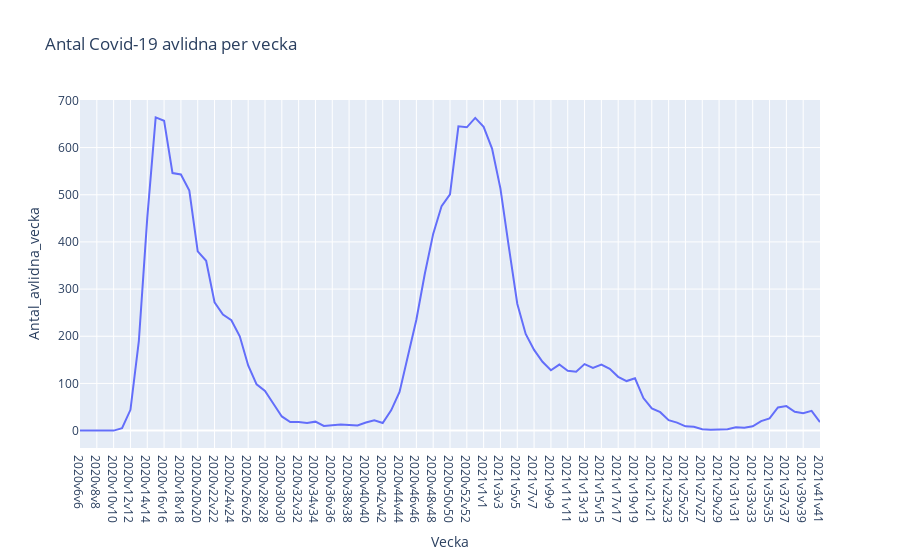

Source (notebook cell):
### Code cell
fig1 = px.line(clean_s_d_v_r, x= "Vecka", y = "Antal_avlidna_vecka", title= "Antal Covid-19 avlidna per vecka")
fig1.show()
fig1.write_html("Visualiseringar/Avlidna___per_vecka.html")

### Figure 1 — Plotly figure (JSON) as saved in the notebook; plotly's stock layout.template omitted (floating-point values rounded to 4 significant figures)
{"data": [{"hovertemplate": "Vecka=%{x}<br>Antal_avlidna_vecka=%{y}<extra></extra>", "legendgroup": "", "line": {"color": "#636efa", "dash": "solid"}, "marker": {"symbol": "circle"}, "mode": "lines", "name": "", "orientation": "v", "showlegend": false, "type": "scatter", "x": ["2020v6v6", "2020v7v7", "2020v8v8", "2020v9v9", "2020v10v10", "2020v11v11", "2020v12v12", "2020v13v13", "2020v14v14", "2020v15v15", "2020v16v16", "2020v17v17", "2020v18v18", "2020v19v19", "2020v20v20", "2020v21v21", "2020v22v22", "2020v23v23", "2020v24v24", "2020v25v25", "2020v26v26", "2020v27v27", "2020v28v28", "2020v29v29", "2020v30v30", "2020v31v31", "2020v32v32", "2020v33v33", "2020v34v34", "2020v35v35", "2020v36v36", "2020v37v37", "2020v38v38", "2020v39v39", "2020v40v40", "2020v41v41", "2020v42v42", "2020v43v43", "2020v44v44", "2020v45v45", "2020v46v46", "2020v47v47", "2020v48v48", "2020v49v49", "2020v50v50", "2020v51v51", "2020v52v52", "2020v53v53", "2021v1v1", "2021v2v2", "2021v3v3", "2021v4v4", "2021v5v5", "2021v6v6", "2021v7v7", "2021v8v8", "2021v9v9", "2021v10v10", "2021v11v11", "2021v12v12", "2021v13v13", "2021v14v14", "2021v15v15", "2021v16v16", "2021v17v17", "2021v18v18", "2021v19v19", "2021v20v20", "2021v21v21", "2021v22v22", "2021v23v23", "2021v24v24", "2021v25v25", "2021v26v26", "2021v27v27", "2021v28v28", "2021v29v29", "2021v30v30", "2021v31v31", "2021v32v32", "2021v33v33", "2021v34v34", "2021v35v35", "2021v36v36", "2021v37v37", "2021v38v38", "2021v39v39", "2021v40v40", "2021v41v41"], "xaxis": "x", "y": [0, 0, 0, 0, 0, 5, 44, 190, 451, 664, 657, 546, 543, 509, 380, 360, 272, 246, 234, 200, 138, 98, 84, 57, 30, 18, 18, 16, 19, 10, 12, 13, 12, 11, 17, 22, 16, 43, 82, 157, 235, 332, 417, 476, 501, 645, 643, 663, 644, 598, 513, 389, 269, 205, 171, 146, 128, 140, 127, 125, 141, 133, 140, 131, 114, 105, 111, 69, 47, 39, 22, 17, 9, 8, 3, 2, 3, 3, 7, 6, 9, 20, 26, 49, 52, 40, 37, 42, 18], "yaxis": "y"}], "layout": {"legend": {"tracegroupgap": 0}, "title": {"text": "Antal Covid-19 avlidna per vecka"}, "xaxis": {"anchor": "y", "domain": [0, 1], "title": {"text": "Vecka"}}, "yaxis": {"anchor": "x", "domain": [0, 1], "title": {"text": "Antal_avlidna_vecka"}}}}
